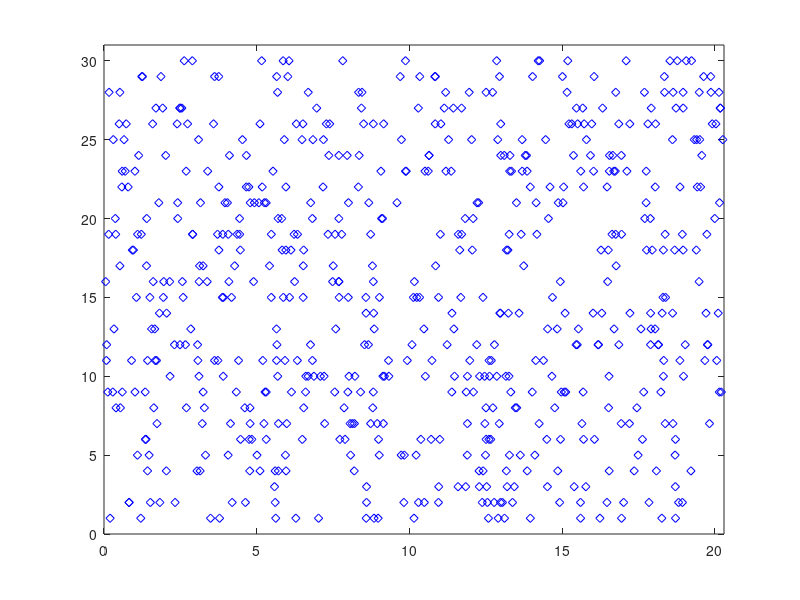
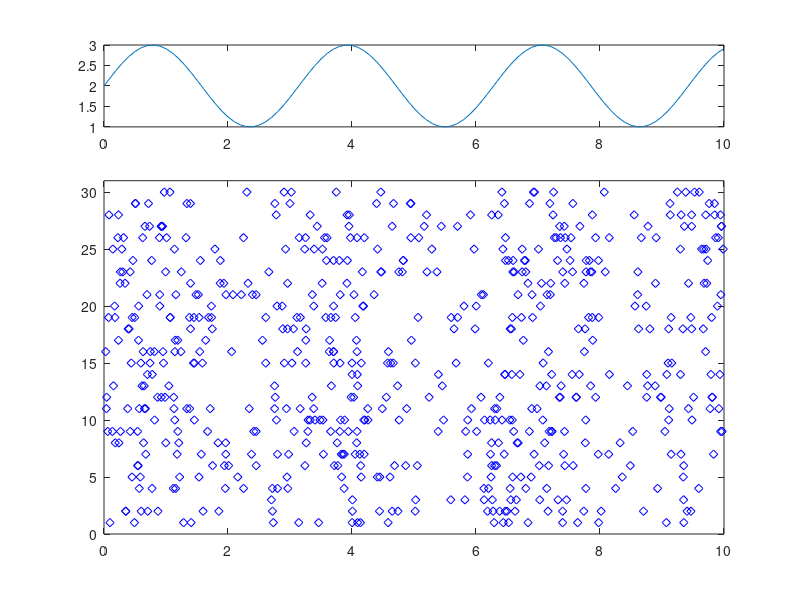

These figures' MATLAB source, in order:
% inHomogenous Poisson Process

clear all; close all; clc;

T = 10;
M = 30;
F = inline('2*t-(cos(2*t)-1)/2');
dF = inline('2+sin(2*t)');

for i = 1:M
    
    % generate hpp in [0, F(T)]
    n(i) = poissrnd(1*F(T));
    x = rand(1, n(i))*F(T);
    hpp{i} = sort(x);
    
    % use Newton-Raphson method
    for j = 1:length(hpp{i})
        x = T/2; % initial position
        ind = 0;
        while ind < 100
            ind = ind+1;
            x_new = x - (F(x)-hpp{i}(j))/dF(x);
            d = abs(x_new-x);
            if d<1e-3;
                break;
            end
            x = x_new;
        end
        ipp{i}(j) = x;
    end
end

% hpp in [0 F(T)]
figure(1); clf;
for i = 1:M
    plot(hpp{i}, i, 'bd');
    hold on;
    axis([0 F(T) 0 M+1]);
end

% ipp in [0 T]
figure(2); clf;
subplot(411);
t = 0:0.1:T;
plot(t, dF(t));
subplot(4, 1, 2:4);
for i = 1:M
    plot(ipp{i}, i , 'bd');
    hold on;
    axis([0 T 0 M+1]);
end
    
